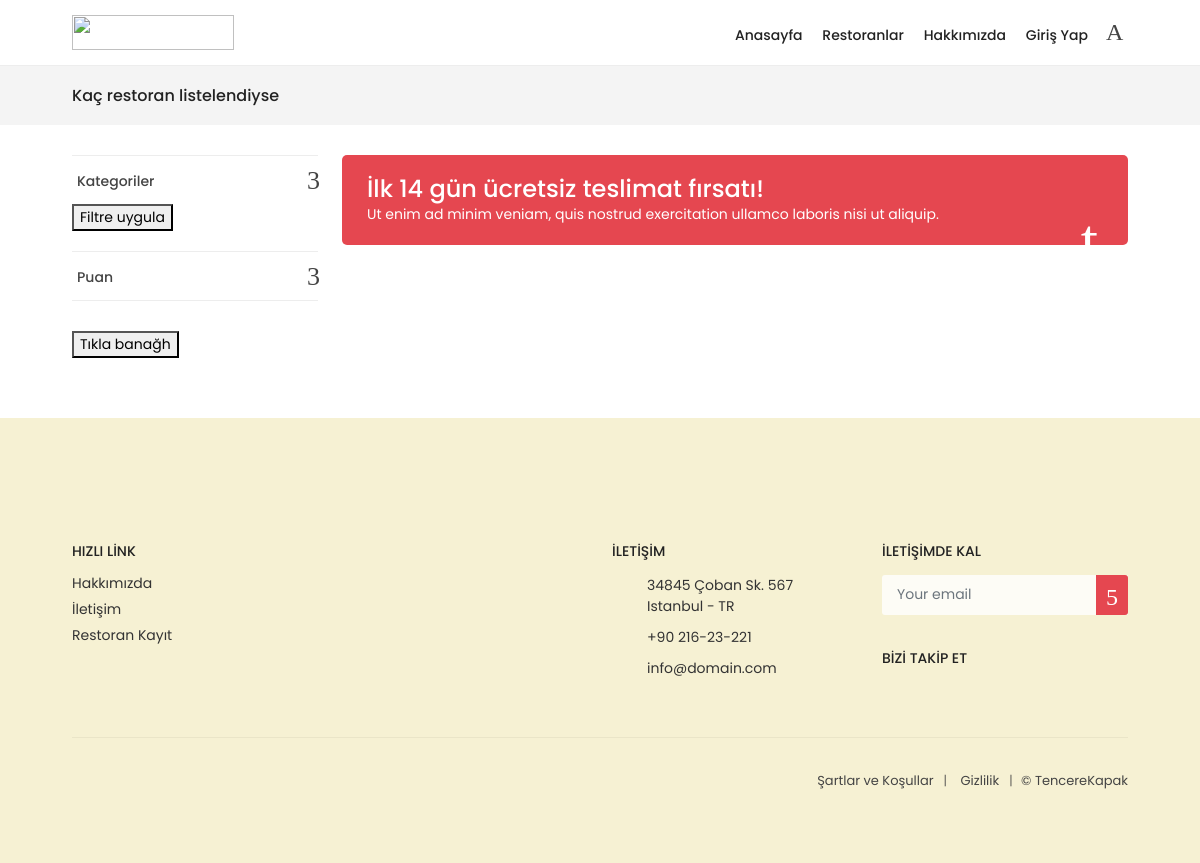
Page /restaurant-list/ on the earlier database version.
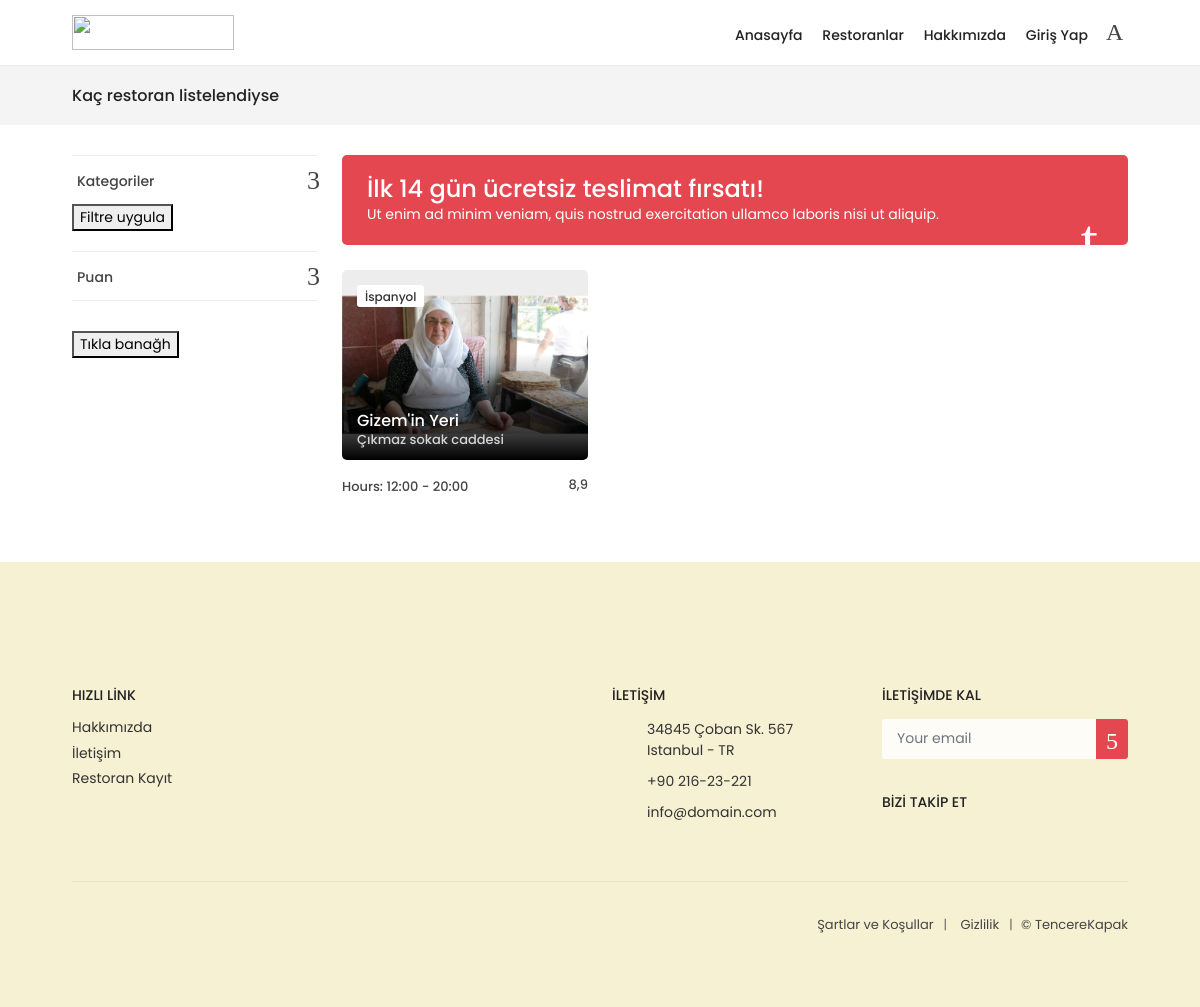
Same page on the later database version.
### restaurants/models.py (models this page shows, shortened)
class Restaurant(models.Model):
    name = models.CharField(max_length=150)
    name_slug = AutoSlugField(populate_from='name', unique=True, editable=True, blank=True)
    category = models.ForeignKey(Restaurant_Category, on_delete=models.CASCADE, related_name='restaurants')
    score = models.DecimalField(max_digits=3, decimal_places=1, validators=[MinValueValidator(Decimal('0.1')), MaxValueValidator(Decimal('10.0'))])
    restaurant_image = models.ImageField(upload_to='restaurant/img')
    address = models.CharField(max_length=255)
    province = models.CharField(max_length=255)
    phone_number = models.CharField(max_length=10, validators=[RegexValidator(regex='^\d{10}$')])
    delivery_fee = models.DecimalField(max_digits=6, decimal_places=2, validators=[MinValueValidator(Decimal('0.01'))])
    payment_methods = models.CharField(max_length=255)
    opening_hour = models.TimeField()
    closing_hour = models.TimeField()
    minimum_order_amount = models.DecimalField(max_digits=6, decimal_places=2, validators=[MinValueValidator(Decimal('0.01'))])
    is_open = models.BooleanField(default=True)
    created_at = models.DateTimeField(auto_now_add=True)
    updated_at = models.DateTimeField(auto_now=True)
    manager = models.ForeignKey(settings.AUTH_USER_MODEL, on_delete=models.SET_NULL, related_name='managed_restaurants',null=True, blank=True,limit_choices_to={'is_staff': True} )
    class Meta:
        db_table = 'restaurant'
        verbose_name = 'Restaurant'
        verbose_name_plural = 'Restaurants'

class Restaurant_Category (models.Model):
    name = models.CharField(max_length=150, unique=True)
    class Meta:
        app_label = 'fooddelivery'
    class Meta:
        db_table = 'restaurant_category'
        verbose_name = 'Restaurant Category'
        verbose_name_plural = 'Restaurant Categories'
    def __str__(self) -> str:
        return f'{self.name}'

### restaurants/views.py (the view)
# urls.py: path('restaurant-list/', views.RestaurantList, name='restaurant-list'),
def RestaurantList(request):
    restaurants = Restaurant.objects.all()
    restaurant_categories = Restaurant_Category.objects.annotate(restaurant_count=Count('restaurants'))
    highly_rated_restaurants_9plus = restaurants.filter(score__gte=9.0).count()
    highly_rated_restaurants_8plus = restaurants.filter(score__gte=8.0).count()
    highly_rated_restaurants_7plus = restaurants.filter(score__gte=7.0).count()
    highly_rated_restaurants_6plus = restaurants.filter(score__gte=6.0).count()
    context = {
        'restaurants': restaurants,
        'restaurant_categories': restaurant_categories,
        'highly_rated_restaurants_9plus': highly_rated_restaurants_9plus,
        'highly_rated_restaurants_8plus': highly_rated_restaurants_8plus,
        'highly_rated_restaurants_7plus': highly_rated_restaurants_7plus,
        'highly_rated_restaurants_6plus': highly_rated_restaurants_6plus,
    }
    return render(request, 'restaurant-list.html', context)

### restaurants/templates/restaurant-list.html (shortened to what this page needs)
{% extends 'base.html' %}
{% load static %}
{% block extra_css %}
<link href="{% static 'css/listing.css' %}" rel="stylesheet">
{% endblock extra_css %}
{% block content %}
	<main>
		<div class="page_header element_to_stick">
		    <div class="container">
		    	<div class="row">
		    		<div class="col-xl-8 col-lg-7 col-md-7 d-none d-md-block">
		        		<h1>Kaç restoran listelendiyse</h1>
		    		</div>
		    		<div class="col-xl-4 col-lg-5 col-md-5">
		    		</div>
		    	</div>
		    </div>
		</div>
		<div class="container margin_30_20">
			<div class="row">
				<aside class="col-lg-3" id="sidebar_fixed">
					<div class="filter_col">
                        <div class="filter_type">
                            <h4><a href="#filter_2" data-bs-toggle="collapse" class="closed">Kategoriler</a></h4>
                        </div>
                        <p><button id="filter-button">Filtre uygula</button></p>
						<div class="filter_type last">
                            <h4><a href="#filter_4" data-bs-toggle="collapse" class="closed">Puan</a></h4>
                        </div>
                        <p><button id="" >Tıkla banağh</button></p>
					</div>
				</aside>
				<div class="col-lg-9">
					<div class="promo">
						<h3>İlk 14 gün ücretsiz teslimat fırsatı!</h3>
						<p>Ut enim ad minim veniam, quis nostrud exercitation ullamco laboris nisi ut aliquip.</p>
						<i class="icon-food_icon_delivery"></i>
					</div>
                    <div class="row" id="restaurant-list">
                        {% for restaurant in restaurants %}
                        <div class="col-xl-4 col-lg-6 col-md-6 col-sm-6">
                            <div class="strip" data-category="{{ restaurant.category }}" data-score="{{ restaurant.score }}">
                                <figure>
                                    <img src="{{ restaurant.restaurant_image.url }}" class="img-fluid lazy" alt="{{ restaurant.name }}">
                                    <a href="{% url 'detail-restaurant' restaurant.name_slug %}" class="strip_info">
                                        <small>{{ restaurant.category }}</small>
                                        <div class="item_title">
                                            <h3>{{ restaurant.name }}</h3>
                                            <small>{{ restaurant.address }}</small>
                                        </div>
                                    </a>
                                </figure>
                                <ul>
                                    <li> <span class="operating hours"> <strong>Hours: {{ restaurant.opening_hour }} - {{ restaurant.closing_hour }}</strong></span></li>
                                     <li>
                                         <div class="score"><strong>{{ restaurant.score }}</strong></div>
                                     </li>
                                 </ul>
                            </div>
                        </div>
                        {% endfor %}
                    </div>
					</div>
				</div>
			</div>
	</main>
{% endblock %}

### fooddelivery/templates/base.html (shortened to what this page needs)
{% load static %}
<!DOCTYPE html>
<html lang="tr">
<head>
    <link href="{% static 'css/bootstrap.min.css' %}" rel="stylesheet">
    <link href="{% static 'css/style.css' %}" rel="stylesheet">
    {% block extra_css %} {% endblock %}
</head>
<body>
{% include 'header.html' %}
    {% block content %} {% endblock %}
{% include 'footer.html' %}
</body>
</html>

### fooddelivery/templates/header.html (shortened to what this page needs)
{% load static %}
	<header class="header_in clearfix">
	    <div class="container">
	        <div id="logo">
	            <a href="/">
					<img src="{% static 'img/TencereKapak.svg' %}" width="162" height="35" alt="" class="logo_normal">
	            </a>
	        </div>
	        <ul id="top_menu">
                <li class="submenu"><a href="#0" class="cart_bt" title="Your cart">Sepetiniz</a></li>
	        </ul>
	        <nav class="main-menu">
                <ul>
					<li class="submenu">
						 <a href="/" class="show-submenu">Anasayfa</a>
					 </li>
					 <li class="submenu">
						 <a href="/restaurant-list" class="show-submenu">Restoranlar</a>
					 </li>
					 <li class="submenu">
						 <a href="/about" class="show-submenu">Hakkımızda</a>
					 </li>
					 {% if user.is_authenticated %}
					 <li class="submenu"><a href="/profile" class="show-submenu">Hesabım</a></li>
					 <li class="submenu"><a href="/logout" class="show-submenu">Çıkış Yap</a></li>
					 {% else %}
					 <li class="submenu"><a href="/login" class="show-submenu">Giriş Yap</a></li>
					 {% endif %}
				 </ul>
	        </nav>
	    </div>
	</header>

### fooddelivery/templates/footer.html (shortened to what this page needs)
{% load static %}
<footer>
    <div class="wave footer"></div>
    <div class="container margin_60_40 fix_mobile">
        <div class="row">
            <div class="col-lg-3 col-md-6">
                <h3 data-bs-target="#collapse_1">Hızlı Link</h3>
                <div class="collapse dont-collapse-sm links" id="collapse_1">
                    <ul>
                        <li><a href="/about">Hakkımızda</a></li>
                        <li><a href="/contact">İletişim</a></li>
                        <li><a href="/partner">Restoran Kayıt</a></li>
                    </ul>
                </div>
            </div>
            <div class="col-lg-3 col-md-6">
            </div>
            <div class="col-lg-3 col-md-6">
                    <h3 data-bs-target="#collapse_3">İLETİŞİM</h3>
                <div class="collapse dont-collapse-sm contacts" id="collapse_3">
                    <ul>
                        <li><i class="icon_house_alt"></i>34845 Çoban Sk. 567<br>Istanbul - TR</li>
                        <li><i class="icon_mobile"></i>+90 216-23-221</li>
                        <li><i class="icon_mail_alt"></i><a href="#0">info@domain.com</a></li>
                    </ul>
                </div>
            </div>
            <div class="col-lg-3 col-md-6">
                    <h3 data-bs-target="#collapse_4">İLETİŞİMDE KAL</h3>
                <div class="collapse dont-collapse-sm" id="collapse_4">
                    <div id="newsletter">
                        <form method="post" action="assets/newsletter.php" name="newsletter_form" id="newsletter_form">
                            <div class="form-group">
                                <input type="email" name="email_newsletter" id="email_newsletter" class="form-control" placeholder="Your email">
                                <button type="submit" id="submit-newsletter"><i class="arrow_carrot-right"></i></button>
                            </div>
                        </form>
                    </div>
                    <div class="follow_us">
                        <h5>BİZİ TAKİP ET</h5>
                        <ul>
                            <li><a href="#0"><img data-src="{% static 'img/twitter_icon.svg' %}" alt="" class="lazy"></a></li>
                            <li><a href="#0"><img data-src="{% static 'img/facebook_icon.svg' %}" alt="" class="lazy"></a></li>
                            <li><a href="#0"><img data-src="{% static 'img/instagram_icon.svg' %}" alt="" class="lazy"></a></li>
                            <li><a href="https://www.youtube.com/watch?v=hK73i75SnQw"><img data-src="{% static 'img/youtube_icon.svg' %}" alt="" class="lazy"></a></li>
                        </ul>
                    </div>
                </div>
            </div>
        </div>
        <hr>
        <div class="row add_bottom_25">
            <div class="col-lg-6">
                <ul class="footer-selector clearfix">
                    <li><img data-src="{% static 'img/cards_all.svg' %}" alt="" width="230" height="35" class="lazy"></li>
                </ul>
            </div>
            <div class="col-lg-6">
                <ul class="additional_links">
                    <li><a href="/termsconditions">Şartlar ve Koşullar</a></li>
                    <li><a href="/privacy">Gizlilik</a></li>
                    <li><span>© TencereKapak</span></li>
                </ul>
            </div>
        </div>
    </div>
</footer>

### static/css/listing.css (style rules this page uses)
.filter_col { margin-bottom: 25px; }
.filter_type { border-top: 1px solid #ededed; padding: 15px 0 0 0; }
.filter_type.last { border-bottom: 1px solid #ededed; margin-bottom: 30px; }
.filter_type h4 a { display: block; font-size: 14px; font-size: 0.875rem; color: #444; padding: 8px 10px; margin: -5px -5px 0 -5px; line-height: 1; position: relative; }
.filter_type h4 a:after { -moz-transition: all 0.3s ease-in-out; -o-transition: all 0.3s ease-in-out; -webkit-transition: all 0.3s ease-in-out; -ms-transition: all 0.3s ease-in-out; transition: all 0.3s ease-in-out; font-family: 'ElegantIcons'; font-size: 26px; font-size: 1.625rem; position: absolute; right: 3px; top: 2px; }
.filter_type h4 a.closed:after { content: "\33"; transform: rotate(0); }

Differences in the rows shown:
added Restaurant: restaurant_image (picture), category "İspanyol", name "Gizem'in Yeri", address "Çıkmaz sokak caddesi", opening_hour "12:00", closing_hour "20:00", score "8,9"
